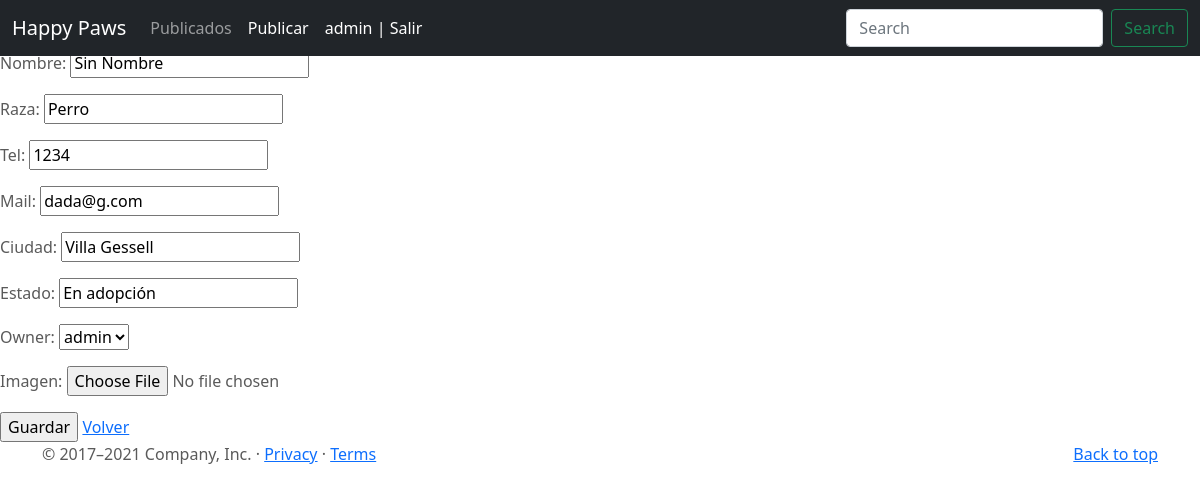
/pet/1/update (signed in), run on the app's committed database.
### HappyPaws/models.py (models this page shows, shortened)
class Pet(models.Model):
    nombre = models.CharField(max_length= 50,default="Sin Nombre")
    raza = models.CharField(max_length= 50,default="Perro")
    fecha = models.DateField(auto_now_add=True)
    tel= models.CharField(max_length=50)
    mail=models.EmailField(max_length=100)
    ciudad=models.CharField(max_length=50)
    estado=models.CharField(max_length=100, default="En adopción")
    owner=models.ForeignKey(to=User, on_delete=models.CASCADE, related_name="owner")
    imagen=models.ImageField(upload_to="images",null=True,blank=True)

### HappyPaws/views.py (the view, shortened to what this page needs)
# urls.py: path("pet/<pk>/update", PetUpdate.as_view(), name="pet-update"),
class PetUpdate(LoginRequiredMixin,UserPassesTestMixin,UpdateView):
    model=Pet
    success_url= reverse_lazy("pet-list")
    fields="__all__"
    def test_func(self):
        user_id = self.request.user.id
        pet_id = self.kwargs.get("pk")
        return Pet.objects.filter(owner=user_id, id=pet_id).exists()

### HappyPaws/templates/HappyPaws/pet_form.html (shortened to what this page needs)
{% extends "HappyPaws/base.html" %}
{% load static %}
{% block main %}
<form method="POST" enctype="multipart/form-data">
 {{form.as_p}}
<input type="submit" value="Guardar"> <a href="{% url 'pet-list' %}"> Volver </a>
</form>
{% endblock %}

### HappyPaws/templates/HappyPaws/base.html (shortened to what this page needs)
<!DOCTYPE html>
<html lang="en">
<head>
    {% load static %}
<link href="{% static 'HappyPaws/css/bootstrap.min.css' %}" rel="stylesheet">
    <link href="{% static 'HappyPaws/css/carousel.css' %}" rel="stylesheet">
</head>
  <body>
  <header>
  <nav class="navbar navbar-expand-md navbar-dark fixed-top bg-dark">
    <div class="container-fluid">
      <a class="navbar-brand" href="{% url 'index' %}"> Happy Paws </a>
      <div class="collapse navbar-collapse" id="navbarCollapse">
        <ul class="navbar-nav me-auto mb-2 mb-md-0">
          <li class="nav-item">
            <a class="nav-link" href="{% url 'pet-list' %}"> Publicados </a>
          </li>
          {% if user.is_authenticated %}
          <li class="nav-item">
            <a class="nav-link active" aria-current="page" href="{% url 'pet-create' %}"> Publicar </a>
          </li>
          <li class="nav-item">
            <a class="nav-link active" aria-current="page" href="{% url 'logout' %}"> {{ user.username}} | Salir </a>
          </li>
            {% else %}
            <a class="nav-link active" aria-current="page" href="{% url 'signup' %}"> Crear Usuario </a>
          </li>
           <li class="nav-item">
            <a class="nav-link active" aria-current="page" href="{% url 'login' %}"> Ingresar </a>
          </li>
          {% endif%}
        </ul>
        <form class="d-flex">
          <input class="form-control me-2" type="search" placeholder="Search" aria-label="Search">
          <button class="btn btn-outline-success" type="submit">Search</button>
        </form>
      </div>
    </div>
  </nav>
  </header>
    {% block main %}
    {% endblock %}
      <footer class="container">
        <p class="float-end"><a href="https://getbootstrap.com/docs/5.0/examples/carousel/#">Back to top</a></p>
        <p>© 2017–2021 Company, Inc. · <a href="https://getbootstrap.com/docs/5.0/examples/carousel/#">Privacy</a> · <a href="https://getbootstrap.com/docs/5.0/examples/carousel/#">Terms</a></p>
      </footer>
  </body>
</html>

### HappyPaws/static/HappyPaws/css/carousel.css (style rules this page uses)
body { padding-top: 3rem; padding-bottom: 3rem; color: #5a5a5a; }

### data on the page
Pet: nombre "Sin Nombre", raza "Perro", tel "1234", mail "dada@g.com", ciudad "Villa Gessell", estado "En adopción", owner "admin"

### other printed values
{{ user.username }} "admin"
